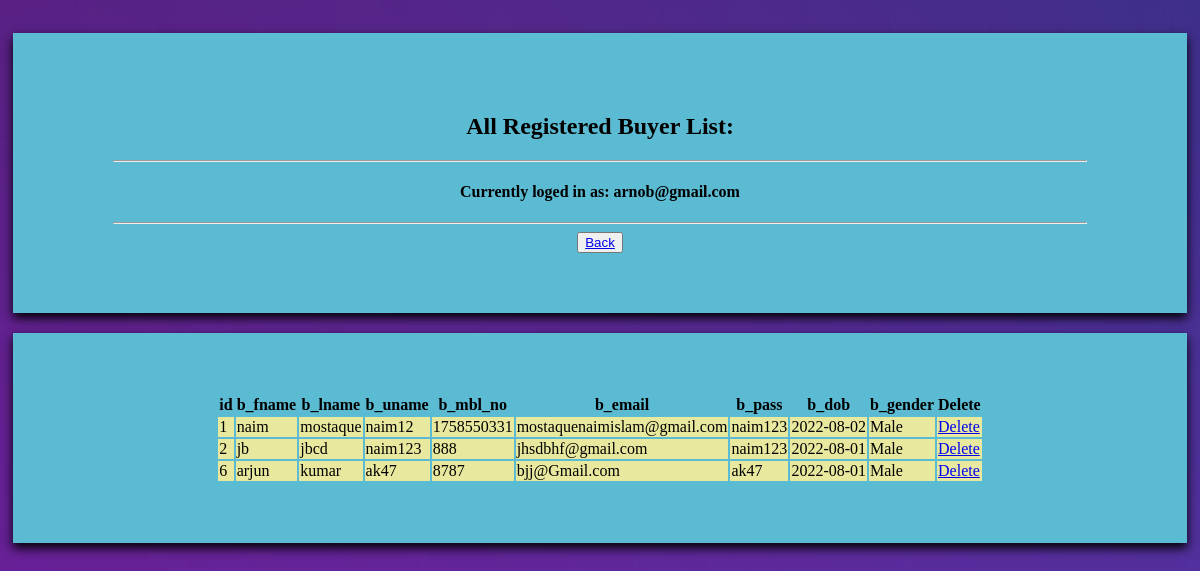
Page /Admin/view/admin_buyerlist.php (signed in) on the committed database.
### tables this page shows
CREATE TABLE `buyer_info` (
  `id` int(100) NOT NULL,
  `b_fname` varchar(100) NOT NULL,
  `b_lname` varchar(100) NOT NULL,
  `b_uname` varchar(100) NOT NULL,
  `b_mbl_no` int(100) NOT NULL,
  `b_email` varchar(100) NOT NULL,
  `b_pass` varchar(100) NOT NULL,
  `b_dob` date NOT NULL,
  `b_gender` varchar(100) NOT NULL,
  `b_file` varchar(100) NOT NULL
);

### Admin/model/admin_db.php (called while the page is built, shortened)
<?php
class db
{
function ShowAll($conn,$table)
{
    $result = $conn->query("SELECT * FROM  $table");
    return $result;
}
}
?>

### Admin/view/admin_buyerlist.php (the view, shortened to what this page needs)
<?php
include('../model/admin_db.php');
?>
<html>
<head>
<link rel="stylesheet" type="text/css" href="../css/admin_welcome_style.css">
</head>
<body background="../uploads/admin/admin_registration_background.jpg">
<form>
<h2><center>All Registered Buyer List:</center></h2>
<hr size="2" width="100%">
<h4><center>Currently loged in as: <?php echo $_SESSION["email"];?></center></h4>
<hr size="2" width="100%">
<center><button><a href="../view/admin_showBuyerSeller.php">Back</a></button></center>
</form>
<form>
<center>
<?php
$connection = new db();
$conobj=$connection->openCon();
$userQuery=$connection->ShowAll($conobj,"buyer_info");
if ($userQuery->num_rows > 0)
{
  echo "<table><tr><th>id</th><th>b_fname</th><th>b_lname</th><th>b_uname</th><th>b_mbl_no</th><th>b_email</th><th>b_pass</th><th>b_dob</th><th>b_gender</th><th>Delete</th></tr>";
  while($row = $userQuery->fetch_assoc())
  {
    echo "<tr><td>".$row["id"]."</td><td>".$row["b_fname"]."</td><td>".$row["b_lname"]."</td><td>".$row["b_uname"]."</td><td>".$row["b_mbl_no"]."</td><td>".$row["b_email"]."</td><td>".$row["b_pass"]."</td><td>".$row["b_dob"]."</td><td>".$row["b_gender"]."</td><td><a href='admin_buyerlist.php?id=".$row['id']."' > Delete </a></td></tr>";
  }
    echo "</table>";
  }
  else
  {
    echo "No results found! :(";
  }
?>
</center>
</form>
</body>
</html>

### Admin/css/admin_welcome_style.css (style rules this page uses)
* { box-sizing: border-box; }
body { padding: 5px; }
body form { margin-top: 20px; }
form { background-color: rgb(91, 187, 211); padding: 60px 100px; box-shadow: 0px 5px 10px black; }
td { background-color: rgb(232, 232, 158); }

### rows in the picture
buyer_info: id "1", b_fname "naim", b_lname "mostaque", b_uname "naim12", b_mbl_no "1758550331", b_email "mostaquenaimislam@gmail.com", b_pass "naim123", b_dob "2022-08-02", b_gender "Male"
buyer_info: id "2", b_fname "jb", b_lname "jbcd", b_uname "naim123", b_mbl_no "888", b_email "jhsdbhf@gmail.com", b_pass "naim123", b_dob "2022-08-01", b_gender "Male"
buyer_info: id "6", b_fname "arjun", b_lname "kumar", b_uname "ak47", b_mbl_no "8787", b_email "bjj@Gmail.com", b_pass "ak47", b_dob "2022-08-01", b_gender "Male"

### other values in the picture
$_SESSION["email"] "arnob@gmail.com"
